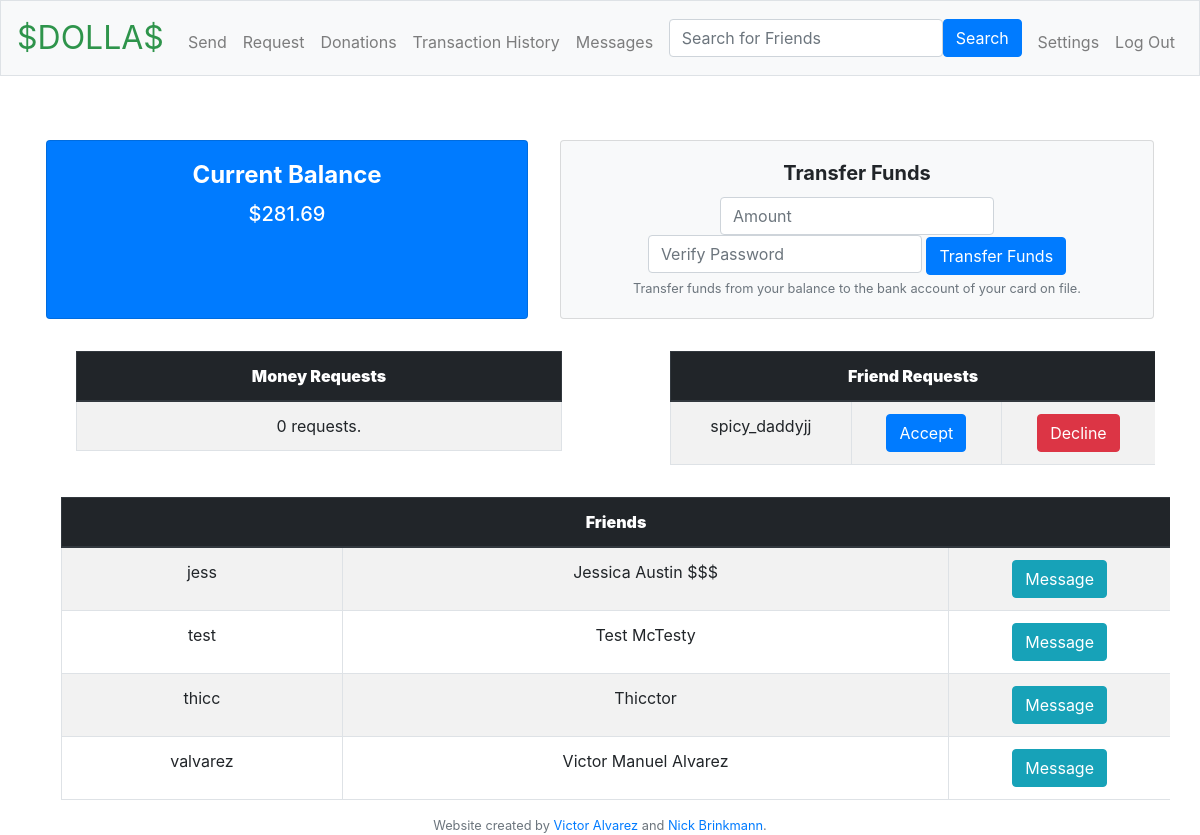
/ (signed in), run on the app's committed database.
### tables this page shows
CREATE TABLE friends ( id INTEGER PRIMARY KEY AUTOINCREMENT NOT NULL, sender_id INTEGER NOT NULL, recipient_id INTEGER NOT NULL, confirmed BOOL DEFAULT NULL, FOREIGN KEY (sender_id) REFERENCES users (id), FOREIGN KEY (recipient_id) REFERENCES users (id) );

CREATE TABLE 'users' ('id' INTEGER PRIMARY KEY AUTOINCREMENT NOT NULL, 'username' TEXT NOT NULL, 'fullname' TEXT NOT NULL, 'hash' TEXT NOT NULL, 'cash' NUMERIC NOT NULL DEFAULT 0, cof BOOL DEFAULT 0, card_hash TEXT DEFAULT NULL);

### application.py (the view)
@app.route("/")
@login_required
def index():
    cash = db.execute("SELECT cash FROM users WHERE id = :user_id", user_id = session["user_id"])
    balance = usd(float(cash[0]["cash"]))
    friends = findfriends()
    for friend in friends:
        convo = db.execute("SELECT * FROM convos WHERE (user1_id = :user_id AND user2_id = :friend_id) OR (user1_id = :friend_id AND user2_id = :user_id)", user_id = session["user_id"],
                            friend_id = friend["id"])
        friend["convo_id"] = convo[0]["id"]
    requests = db.execute("SELECT * FROM transactions WHERE sender_id = :user_id AND confirmed IS NULL ORDER BY id DESC LIMIT 15", user_id = session["user_id"])
    for request in requests:
        username = db.execute("SELECT username FROM users WHERE id = :request_sender_id", request_sender_id = request["recipient_id"])
        request["sender"] = username[0]["username"]
        request["amount"] = usd(float(request["amount"]))
    friend_requests = db.execute("SELECT * FROM friends WHERE recipient_id = :user_id AND confirmed IS NULL ORDER BY id DESC LIMIT 15", user_id = session["user_id"])
    for request in friend_requests:
        username = db.execute("SELECT username FROm users WHERE id = :sender_id", sender_id = request["sender_id"])
        request["sender"] = username[0]["username"]
    amount_friend_requests = len(friend_requests)
    cof = db.execute("SELECT cof FROM users WHERE id = :user_id", user_id = session["user_id"])
    cof = cof[0]["cof"]
    return render_template("index.html", friends = friends, requests = requests, balance = balance, amount_requests = len(requests),
                            amount_friends = len(friends), friend_requests = friend_requests, amount_friend_requests = amount_friend_requests, cof = cof)

### application.py (called while the page is built)
@app.after_request
def after_request(response):
    response.headers["Cache-Control"] = "no-cache, no-store, must-revalidate"
    response.headers["Expires"] = 0
    response.headers["Pragma"] = "no-cache"
    return response

def findfriends():
    friends = db.execute("SELECT id, username, fullname FROM users WHERE id IN (SELECT recipient_id FROM friends WHERE sender_id = :user_id AND confirmed = 1) OR id IN (SELECT sender_id FROM friends WHERE recipient_id = :user_id AND confirmed = 1) ORDER BY username",
                       user_id = session["user_id"])
    return friends

### helpers.py (called while the page is built)
def login_required(f):
    @wraps(f)
    def decorated_function(*args, **kwargs):
        if session.get("user_id") is None:
            return redirect("/login")
        return f(*args, **kwargs)
    return decorated_function

def usd(value):
    return f"${value:,.2f}"

### templates/index.html (shortened to what this page needs)
{% extends "layout.html" %}
{% block main %}
  <div class="row">
    <div class="card card-body text-white bg-primary m-3" style="width: 18rem;">
      <h4 class="card-title"><strong>Current Balance</strong></h4>
      <h5 class="card-title">{{ balance }}</h5>
    </div>
    {% if cof == 1 %}
      <div class="card card-body bg-light m-3 floatRight" style="width: 25rem;">
        <h5 class="card-title"><strong>Transfer Funds</strong></h5>
        <form action="/transfer_funds" method="post">
          <input type="number" min="0.01" step="0.01" class="form-control" name="amount" placeholder="Amount">
          <input type="password" class="form-control" name="password" placeholder="Verify Password">
          <button type="submit" class="btn btn-primary">Transfer Funds</button>
        </form>
        <small class="form-text text-muted">Transfer funds from your balance to the bank account of your card on file.</small>
      </div>
    {% endif %}
  </div>
  <div class="container">
    <div class="floatLeft">
      <table class="table table-bordered table-striped m-3">
          {% if amount_requests == 0 %}
          <thead class="thead-dark">
            <th colspan="5"><strong>Money Requests</strong></th>
          </thead>
          <tbody>
            <tr>
              <td>0 requests.</td>
            </tr>
          </tbody>
          {% endif %}
      </table>
    </div>
    <div class="floatRight">
      <table class="table table-bordered table-striped m-3">
        <thead class="thead-dark">
          <th colspan="5"><strong>Friend Requests</strong></th>
        </thead>
        <tbody>
          {% if amount_friend_requests == 0 %}
          <tr>
            <td>No friend requests.</td>
          </tr>
          {% else %}
            {% for request in friend_requests %}
            <tr>
              <td>{{ request["sender"] }}</td>
              <td>
                <form action="addfriend" method="post">
                  <button type="submit" class="btn btn-primary" name="{{ request["id"] }}">Accept</button>
                </form>
              </td>
              <td>
                <form action="declinefriend" method="post">
                  <button type="submit" class="btn btn-danger" name="{{ request["id"] }}">Decline</button>
                </form>
              </td>
            </tr>
            {% endfor %}
          {% endif %}
        </tbody>
      </table>
    </div>
  </div>
  <table class="table table-bordered table-striped m-3">
    <thead class="thead-dark">
      <th colspan="3"><strong>Friends</strong></th>
    </thead>
    <tbody>
      {% if amount_friends == 0 %}
        <tr>
          <td>Your friends will appear here!</td>
        </tr>
      {% else %}
          {% for friend in friends %}
            <tr>
              <td>{{ friend["username"] }}</td>
              <td>{{ friend["fullname"] }}</td>
              <td style="width: 20%;">
                <form action="/messages" method="get">
                  <button type="submit" class="btn btn-info" name="conversation_id" value="{{ friend["convo_id"] }}">Message</button>
                </form>
              </td>
            </tr>
          {% endfor %}
      {% endif %}
    </tbody>
  </table>
{% endblock %}

### static/styles.css (style rules this page uses)
main .form-control { display: inline-block; width: auto; }
.floatLeft { width: 45%; float: left; }
.floatRight { width: 45%; float: right; }
.container { overflow: hidden; width: 100%; }

### data on the page
friends: sender "spicy_daddyjj"
users: username "jess", fullname "Jessica Austin $$$", {{ friend["convo_id"] }} 6 (drawn)
users: username "test", fullname "Test McTesty", {{ friend["convo_id"] }} 3 (drawn)
users: username "thicc", fullname "Thicctor", {{ friend["convo_id"] }} 5 (drawn)
users: username "valvarez", fullname "Victor Manuel Alvarez", {{ friend["convo_id"] }} 1 (drawn)

### other printed values
{{ balance }} "$281.69"
